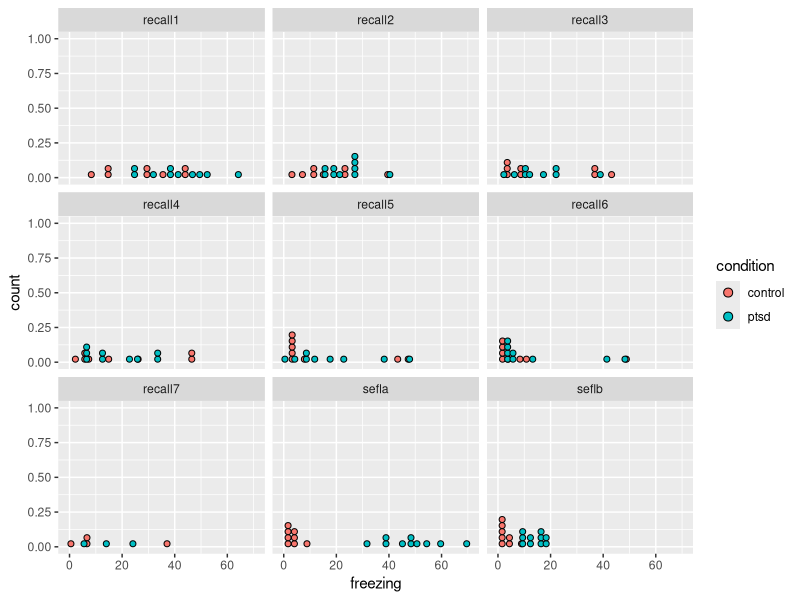
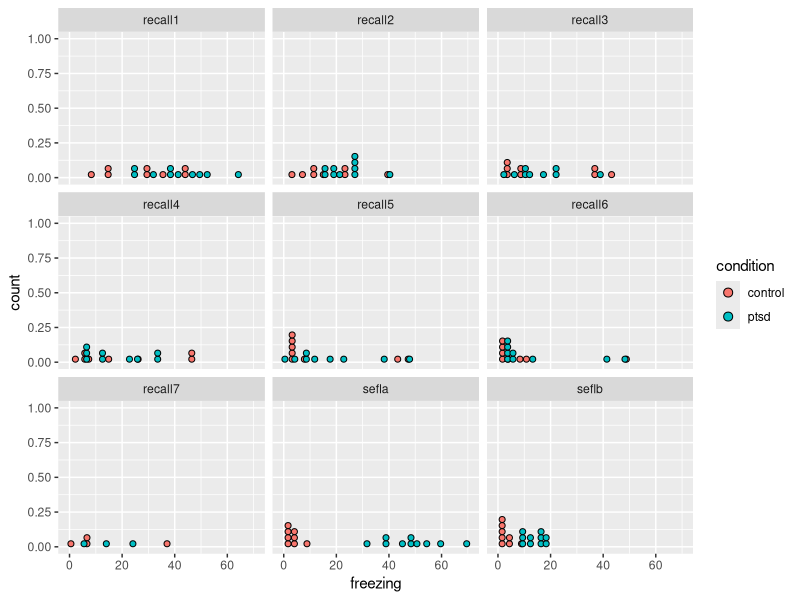

Write the R code that produced these figures, in order. (Note: this script raises an error after producing the figures.)
library(readr)
library(ggplot2)
library(dplyr)
library(tidyr)
library(caTools)

#Import data (Don't forget to check your path!)
setwd("~/Data/mice_ptsd/RdataAnalysis/RdataAnalysis")
PTSD1_freezing <- read.csv("./data/PTSD1_freezing.csv")
PTSD2_freezing <- read.csv("./data/PTSD2_freezing.csv")

PTSD_freezing <- rbind(PTSD1_freezing, PTSD2_freezing) #combine cohorts

#Let us create a quick plot to see what we deal with
#plot frequency of freezing times on each days (control vs ptsd)
PTSD_freezing %>% ggplot(aes(x = freezing, fill = condition)) + 
                  geom_dotplot() +
                  facet_wrap(~day)
ggsave("./data/plots/freezing-control_vs_ptsd.pdf")

#We need to encode categorical data for regression

#day
PTSD_freezing$day <- factor(PTSD_freezing$day,
                             levels = c("sefla", "seflb", 
                                          "recall1", "recall2", "recall3",
                                            "recall4", "recall5", "recall6"),
                              labels = c(1, 2, 3, 4, 5, 6, 7, 8))

#condition
PTSD_freezing$condition <- factor(PTSD_freezing$condition,
                             levels = c("control", "ptsd"),
                             labels = c(1, 2))

#sex
PTSD_freezing$sex <- factor(PTSD_freezing$sex,
                             levels = c("f", "m"),
                             labels = c(1, 2))
#cohort
PTSD_freezing$cohort <- factor(PTSD_freezing$cohort,
                             levels = c("PTSD1", "PTSD2"),
                             labels = c(1, 2))

#We will need a test set to evaluate our regression so we split the dataset
#caTools library is used
set.seed(42) #to make this step reproducible
split <- sample.split(PTSD_freezing$freezing, SplitRatio = 0.85)
PTSD_training_set <- subset(PTSD_freezing, split == TRUE)
PTSD_test_set <- subset(PTSD_freezing, split == FALSE)

#We fit MLR to the trainng set
regressor <- lm(formula = freezing ~ day + condition + cohort, 
                data = PTSD_training_set) #sex is not included as all mice are male

#Let us have a look at how the regressor looks like
summary(regressor)

#Predict test set in order to test our regressor
PTSD_predict <- predict(regressor, newdata = PTSD_test_set)

#####################################

# For the next regression we need to reshape data
# so first I recreate the original dataset
# minus the empty columns (behaviors and note)
PTSD_freezing <- rbind(PTSD1_freezing, PTSD2_freezing) %>% select(-c(behaviors, note))

# And move it to wide format
PTSD_freezing <- PTSD_freezing %>% pivot_wider(names_from = day, values_from = freezing)
write.csv2(PTSD_freezing, "./data/PTSD_freezing_wide.csv")

#We need to encode categorical data for regression again
# day is not one of them any more!

#condition
PTSD_freezing$condition <- factor(PTSD_freezing$condition,
                                  levels = c("control", "ptsd"),
                                  labels = c(1, 2))

#sex
PTSD_freezing$sex <- factor(PTSD_freezing$sex,
                            levels = c("f", "m"),
                            labels = c(1, 2))
#cohort
PTSD_freezing$cohort <- factor(PTSD_freezing$cohort,
                               levels = c("PTSD1", "PTSD2"),
                               labels = c(1, 2))

#Split data into training set and test set
split <- sample.split(PTSD_freezing$id, SplitRatio = 0.9)
PTSD_training_set <- subset(PTSD_freezing, split == TRUE)
PTSD_test_set <- subset(PTSD_freezing, split == FALSE)

#We fit MLR to the trainng set
regressor <- lm(formula = recall6 ~ condition + cohort + sefla + seflb +
                  recall1 + recall2 + recall3 + recall4 + recall5, 
                data = PTSD_training_set) #sex is not included as all mice are male

#Let us have a look at how the regressor looks like
summary(regressor)

#Predict test set in order to test our regressor
PTSD_predict <- predict(regressor, newdata = PTSD_test_set)
